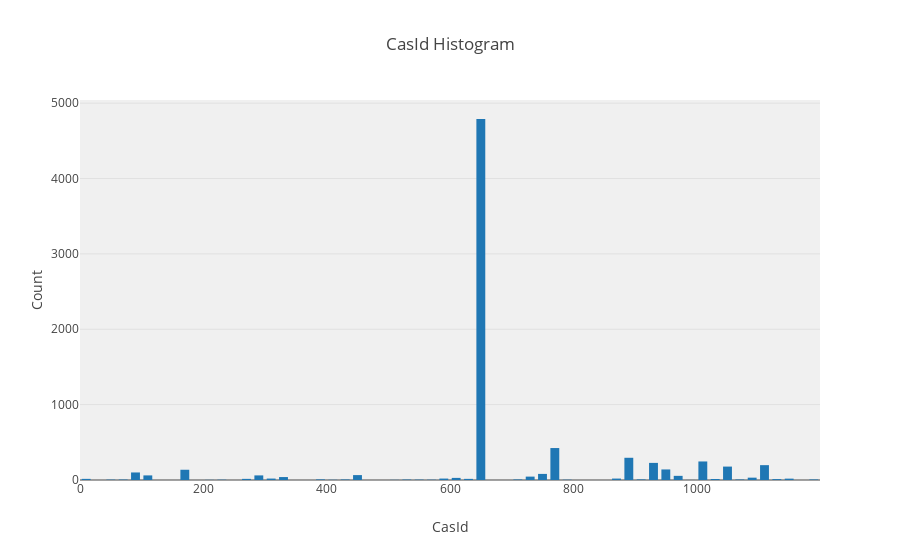

This figure's notebook cell:
### Markdown cell above
#### 3.1.1 CasId Histrograms

### Code cell
# Let's plot a histogram of CASID_COLUMN
data_plot = [go.Histogram(x=data_aggregated[CASID_COLUMN].values)]

layout = go.Layout(
    title='CasId Histogram',
    xaxis=dict(
        title='CasId'
    ),
    yaxis=dict(
        title='Count'
    ),
    bargap=0.2,
    bargroupgap=0.1,
    plot_bgcolor='rgba(240,240,240, 0.95)'
)

fig = go.Figure(data=data_plot, layout=layout)
offline.iplot(fig)
pio.write_image(fig, get_path('histogram_casid_basic'))
Image(get_path('histogram_casid_basic'))

### Figure 1 — Plotly figure (JSON) as saved in the notebook; plotly's stock layout.template omitted (floating-point values rounded to 4 significant figures; data arrays with more than 128 entries replaced by an {"elided": "..."} marker saying what was removed)
{"data": [{"type": "histogram", "uid": "c962298b-3eac-44fd-a47e-e1d45cd9cd33", "x": {"elided": "7430 int values"}}], "layout": {"bargap": 0.2, "bargroupgap": 0.1, "plot_bgcolor": "rgba(240,240,240, 0.95)", "title": {"text": "CasId Histogram"}, "xaxis": {"title": {"text": "CasId"}}, "yaxis": {"title": {"text": "Count"}}}}
